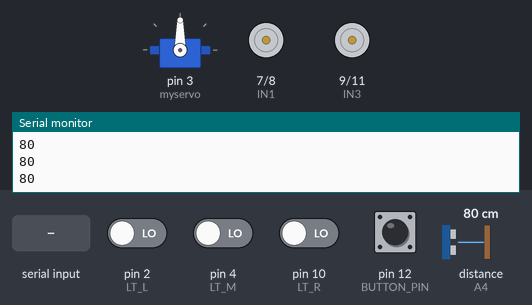
The sketch below on a simulated Arduino Uno, built with avr-gcc and run on an emulated ATmega328P. Shown: servo, motor-driver pin pairs drawn as motors (green arrow = first pin HIGH = forward, orange = second pin HIGH = backward, longer = more drive, scaled by the enable pin), the last lines printed to the serial monitor. Wiring (inferred from the names in the program): ultrasonic range finder: trigger A5; echo A4. The test bench sets the inputs (shaded band); at power-on: pin 12 (BUTTON_PIN) HIGH, pin 2 (LT_L), pin 4 (LT_M), pin 10 (LT_R) LOW, distance to the obstacle (sensor on A4) 80 cm. The echo pulse lasts 58.3 µs per cm.

Above: at 1.2 s.
1.3 s: "S" received over Serial
4.3 s: "G" received over Serial
At 7.1 s:
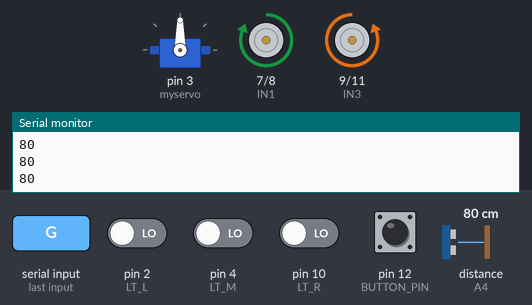
7.3 s: distance to the obstacle (sensor on A4) set to 44 cm
8.8 s: distance to the obstacle (sensor on A4) set to 36 cm
At 9.7 s:
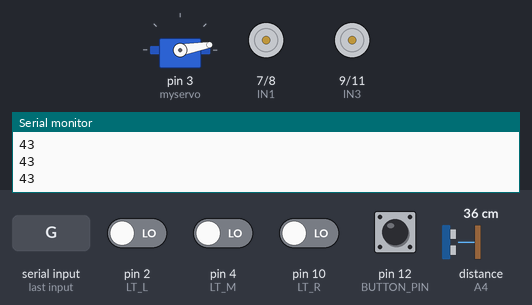
11.8 s: "R" received over Serial
At 12.9 s:
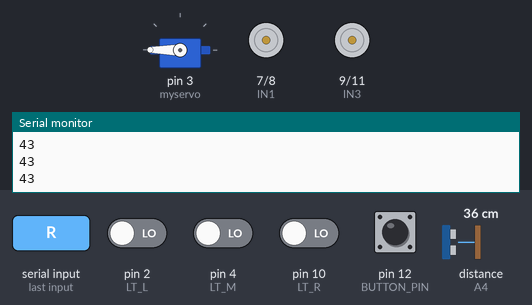
14.8 s: "A" received over Serial
At 16.5 s:
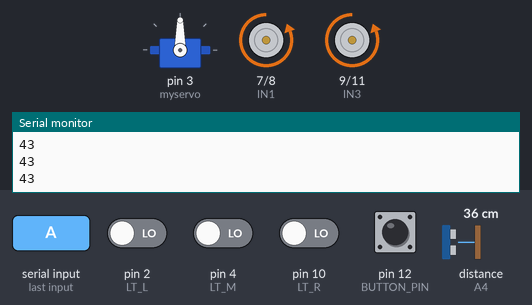
Timing chart, 0 to 18.2 s (numbered marks = the images above; inputs shaded):
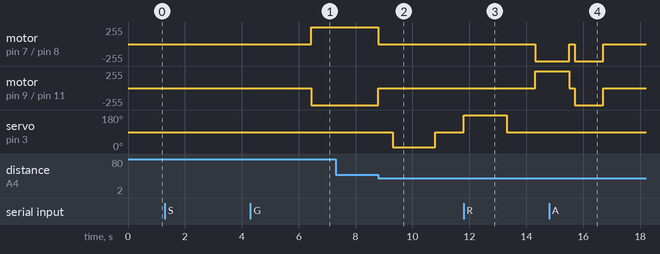

The sketch:

Arduino.ino
```cpp
#include <Servo.h>
Servo myservo;

// --- ULTRASONIC PINS ---
int Echo = A4;
int Trig = A5;

// --- MOTOR PINS ---
#define ENA 5
#define ENB 6
#define IN1 7
#define IN2 8
#define IN3 9
#define IN4 11

// --- LINE TRACKING PINS ---
#define LT_L 2
#define LT_M 4
#define LT_R 10

// --- BUTTON PIN ---
#define BUTTON_PIN 12

// --- SETTINGS ---
#define carSpeed 255          // POWER
#define trackingSpeed 150     // Slower speed for line tracking accuracy
#define triggerDistance 40    // How close to a wall before it hits the brakes (cm)
#define reverseTime 1200      // How long it backs up when completely trapped
#define turnTime 1000         // turning wider!

// --- STATE VARIABLES ---
int currentMode = 0; // 0: Standby, 1: Self-Driving, 2: Autopilot, 3: Rogue Hijack
bool hacked = false;
bool sensorBypass = false;

// Button Debouncing
bool lastButtonState = HIGH;
unsigned long lastDebounceTime = 0;
unsigned long debounceDelay = 200;

int rightDistance = 0, leftDistance = 0, middleDistance = 0;
unsigned long lastSerialUpdate = 0;
const int serialInterval = 100;

void setup() {
  myservo.attach(3, 700, 2400);
  Serial.begin(9600);

  pinMode(Echo, INPUT);
  pinMode(Trig, OUTPUT);

  pinMode(IN1, OUTPUT); pinMode(IN2, OUTPUT);
  pinMode(IN3, OUTPUT); pinMode(IN4, OUTPUT);
  pinMode(ENA, OUTPUT); pinMode(ENB, OUTPUT);

  // Line Sensors
  pinMode(LT_L, INPUT);
  pinMode(LT_M, INPUT);
  pinMode(LT_R, INPUT);

  // Mode Button (Internal Pullup means no resistor needed)
  pinMode(BUTTON_PIN, INPUT_PULLUP);

  stop();
}

void loop() {
    // ==========================================
    // 1. HARDWARE BUTTON HANDLING
    // ==========================================
    bool reading = digitalRead(BUTTON_PIN);
    if (reading == LOW && lastButtonState == HIGH && (millis() - lastDebounceTime) > debounceDelay) {
      if(!hacked) { // Disable physical button if system is compromised
        currentMode++;
        if (currentMode > 2) currentMode = 0;
        lastDebounceTime = millis();
        stop(); // Stop safely when switching
        delay(300);
      }
    }
    lastButtonState = reading;

    // ==========================================
    // 2. PI SERIAL COMMAND HANDLING
    // ==========================================
    if (Serial.available() > 0) {
      char cmd = Serial.read();

      if (cmd == 'G') {
        currentMode = 1; // Self-Driving
        hacked = false;
        sensorBypass = false;
        Serial.println("MODE: SELF-DRIVING");
      }
      else if (cmd == 'A') {
        currentMode = 2; // Autopilot (Line Tracking)
        hacked = false;
        sensorBypass = false;
        Serial.println("MODE: AUTOPILOT");
      }
      else if (cmd == 'B') {
        currentMode = 1;
        sensorBypass = true;
        Serial.println("SENSOR BYPASS ACTIVE");
      }
      else if (cmd == 'S' && !hacked) {
        currentMode = 0; // Standby
        hacked = true;
        sensorBypass = false;
        gradualStop();
      }
      // === TWO-PART NATIVE HARDWARE HIJACK EXECUTOR ===
      else if (cmd == 'R') {
        currentMode = 3;       // Lock state container to mode 3
        sensorBypass = true;   // Part 1: Force blindness on ultrasonic logic paths
        hacked = false;        // Override safety trap variable
        Serial.println("CRITICAL: ROGUE RIGHT HIJACK");
      }
    }

    // ==========================================
    // 3. SENSOR TRANSMISSION
    // ==========================================
    middleDistance = Distance_test();

    if (millis() - lastSerialUpdate > serialInterval) {
      Serial.println(middleDistance);
      lastSerialUpdate = millis();
    }

    // Only force stop container logic if standard hack mode is true (ignores mode 3)
    if (hacked && currentMode != 3) {
      stop();
      return;
    }

    // ==========================================
    // 4. EXECUTE CURRENT MODE
    // ==========================================
    switch(currentMode) {
      case 0:
        stop();
        break;
      case 1:
        selfDrivingLogic();
        break;
      case 2:
        lineTrackingLogic();
        break;
      case 3:
        // Part 2: Force hard right deflection at complete duty speed
        right(255, 0);
        break;
    }
}

// ==========================================
// MODE LOGIC FUNCTIONS
// ==========================================
void lineTrackingLogic() {
  bool leftSee = digitalRead(LT_L);
  bool midSee = digitalRead(LT_M);
  bool rightSee = digitalRead(LT_R);

  if (midSee) {
    forward(trackingSpeed);
  } else if (rightSee) {
    right(trackingSpeed, 0);
    while(digitalRead(LT_R));
  } else if (leftSee) {
    left(trackingSpeed, 0);
    while(digitalRead(LT_L));
  } else {
    stop();
  }
}

void selfDrivingLogic() {
  myservo.write(90);

  if(sensorBypass) {
      forward(carSpeed);
  }
  else {
      if(middleDistance <= triggerDistance && middleDistance > 0) {
        stop(500);
        myservo.write(10);
        delay(1000);
        rightDistance = Distance_test();
        delay(500);
        myservo.write(90);
        delay(1000);
        myservo.write(180);
        delay(1000);
        leftDistance = Distance_test();
        delay(500);
        myservo.write(90);
        delay(1000);

        if((rightDistance <= triggerDistance) && (leftDistance <= triggerDistance)) {
          back(carSpeed, reverseTime);
          stop(200);
          left(carSpeed, turnTime);
          stop(200);
        }
        else if(rightDistance >= leftDistance) {
          back(carSpeed, 600);
          stop(200);
          right(carSpeed, turnTime);
          stop(200);
        }
        else {
          back(carSpeed, 600);
          stop(200);
          left(carSpeed, turnTime);
          stop(200);
        }
      }
      else {
          forward(carSpeed);
      }
  }
}

// ==========================================
// MOTOR CONTROL FUNCTIONS
// ==========================================
void gradualStop() {
  for (int i = carSpeed; i >= 0; i--) {
    analogWrite(ENA, i); analogWrite(ENB, i);
    delay(20);
  }
  stop();
}

void forward(int speed){
  analogWrite(ENA, speed); analogWrite(ENB, speed);
  digitalWrite(IN1, HIGH); digitalWrite(IN2, LOW);
  digitalWrite(IN3, LOW); digitalWrite(IN4, HIGH);
}

void back(int speed, int delayTime) {
  analogWrite(ENA, speed); analogWrite(ENB, speed);
  digitalWrite(IN1, LOW); digitalWrite(IN2, HIGH);
  digitalWrite(IN3, HIGH); digitalWrite(IN4, LOW);
  if(delayTime > 0) delay(delayTime);
}

void left(int speed, int delayTime) {
  analogWrite(ENA, speed); analogWrite(ENB, speed);
  digitalWrite(IN1, LOW); digitalWrite(IN2, HIGH);
  digitalWrite(IN3, LOW); digitalWrite(IN4, HIGH);
  if(delayTime > 0) delay(delayTime);
}

void right(int speed, int delayTime) {
  analogWrite(ENA, speed); analogWrite(ENB, speed);
  digitalWrite(IN1, HIGH); digitalWrite(IN2, LOW);
  digitalWrite(IN3, HIGH); digitalWrite(IN4, LOW);
  if(delayTime > 0) delay(delayTime);
}

void stop() {
  digitalWrite(ENA, LOW); digitalWrite(ENB, LOW);
}

void stop(int delayTime) {
  digitalWrite(ENA, LOW); digitalWrite(ENB, LOW);
  delay(delayTime);
}

// ==========================================
// SENSOR FUNCTION
// ==========================================
int Distance_test() {
  digitalWrite(Trig, LOW);
  delayMicroseconds(2);
  digitalWrite(Trig, HIGH);
  delayMicroseconds(20);
  digitalWrite(Trig, LOW);
  float time = pulseIn(Echo, HIGH, 30000);
  float Fdistance = time / 58;
  int dist = (int)Fdistance;

  if (dist == 0) return 999;
  return dist;
}
```

Measured:
- the behaviour switches between 42 and 41 cm on distance to the obstacle (sensor on A4) (found by bisection; images 1 and 2)
- after the input at 4.3 s, motor on pin 7 (IN1) / pin 8 (IN2): stopped → forward 255/255 after 2.1 s; motor on pin 9 (IN3) / pin 11 (IN4): stopped → backward 255/255 after 2.1 s
- after the input at 8.8 s, motor on pin 7 (IN1) / pin 8 (IN2): forward 255/255 → stopped at once; motor on pin 9 (IN3) / pin 11 (IN4): backward 255/255 → stopped at once; servo on pin 3 (myservo): 90° → 10° after 0.50 s, → 90° 1.5 s later
- after the input at 14.8 s, motor on pin 7 (IN1) / pin 8 (IN2), motor on pin 9 (IN3) / pin 11 (IN4): goes on until 16.7 s, then stays stopped
